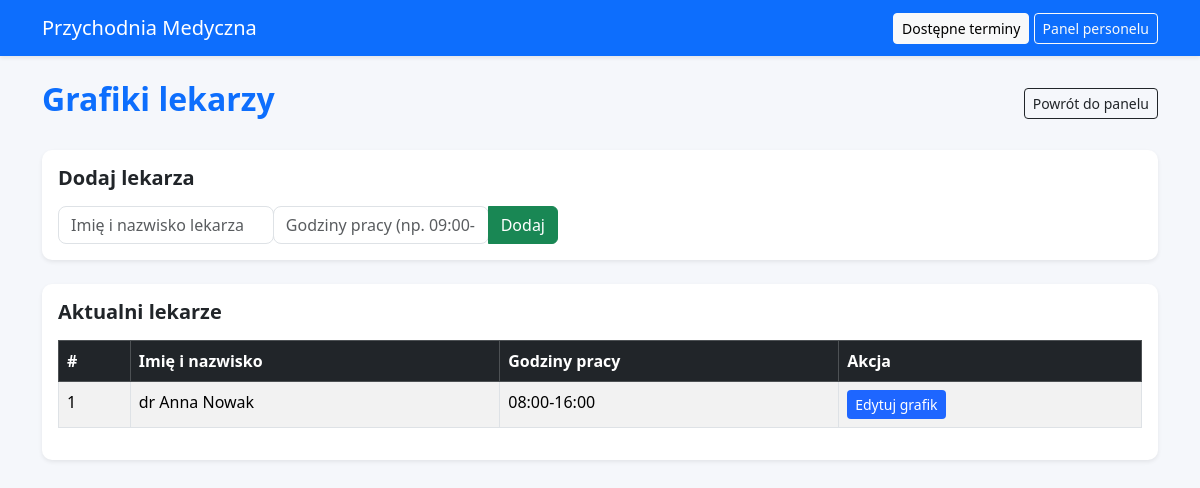
Before: /doctors (signed in) with the older database file.
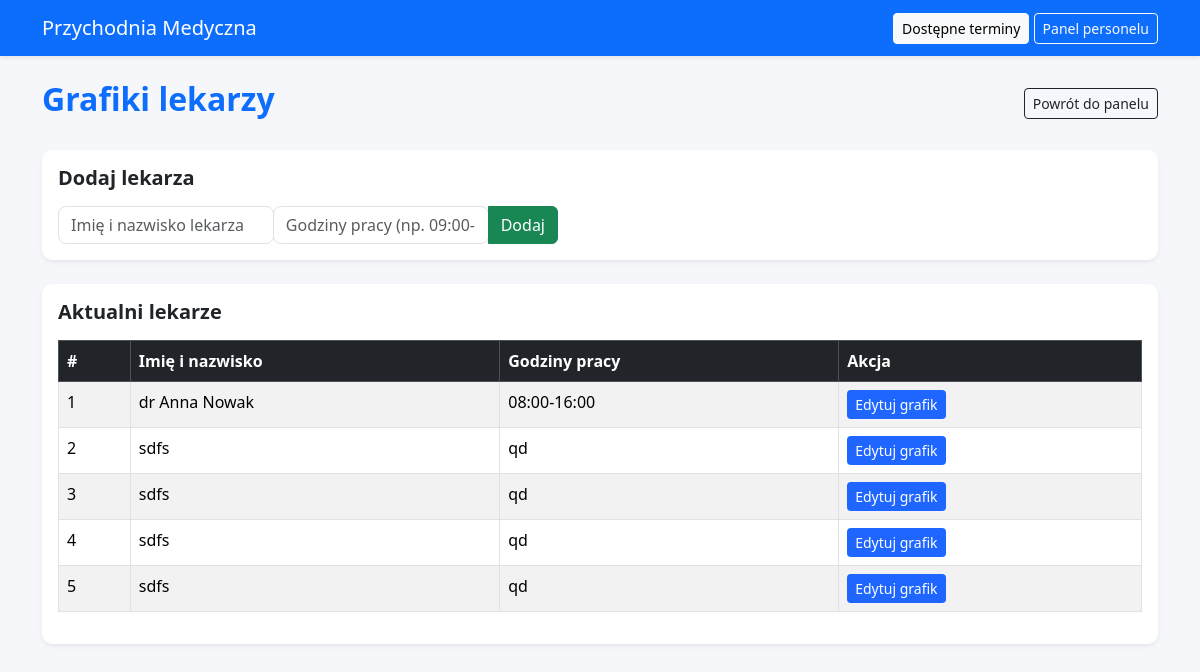
After: the same page with the newer database file.
### tables this page shows
CREATE TABLE doctors (
    id INTEGER PRIMARY KEY AUTOINCREMENT,
    name TEXT NOT NULL,
    hours TEXT
);

### app.py (the view)
    def wrapper(*args, **kwargs):
        if 'user_id' not in session:
            flash("Musisz się zalogować!", "danger")
            return redirect(url_for('login'))
        return view(*args, **kwargs)

### app.py (called while the page is built, shortened)
def login_required(view):
    def wrapper(*args, **kwargs):
        if 'user_id' not in session:
            flash("Musisz się zalogować!", "danger")
            return redirect(url_for('login'))
        return view(*args, **kwargs)
    wrapper.__name__ = view.__name__
    return wrapper

@app.route("/doctors", methods=["GET", "POST"])
@login_required
def doctors_view():
    conn = get_conn()
    doctors_db = conn.execute(
        "SELECT * FROM doctors"
    ).fetchall()
    conn.close()
    return render_template("doctors.html", doctors=doctors_db)

### database.py (called while the page is built)
def get_conn():
    conn = sqlite3.connect(DB_PATH)
    conn.row_factory = sqlite3.Row
    return conn

### templates/doctors.html
{% extends "base.html" %}
{% block content %}
<div class="d-flex justify-content-between align-items-center mb-4">
  <h2 class="fw-bold text-primary">Grafiki lekarzy</h2>
  <a href="{{ url_for('dashboard') }}" class="btn btn-outline-dark btn-sm">Powrót do panelu</a>
</div>
<div class="card p-3 mb-4 shadow-sm">
  <h5 class="fw-semibold mb-3">Dodaj lekarza</h5>
  <form method="post" action="{{ url_for('doctors') }}">
    <div class="input-group" style="max-width: 500px;">
      <input type="text" class="form-control" name="name" placeholder="Imię i nazwisko lekarza" required>
      <input type="text" class="form-control" name="hours" placeholder="Godziny pracy (np. 09:00-17:00)" required>
      <button class="btn btn-success">Dodaj</button>
    </div>
  </form>
</div>
<div class="card p-3 shadow-sm">
  <h5 class="fw-semibold mb-3">Aktualni lekarze</h5>
  <table class="table table-striped table-bordered">
    <thead class="table-dark">
      <tr>
        <th>#</th>
        <th>Imię i nazwisko</th>
        <th>Godziny pracy</th>
        <th>Akcja</th>
      </tr>
    </thead>
    <tbody>
      {% for d in doctors %}
      <tr>
        <td>{{ loop.index }}</td>
        <td>{{ d.name }}</td>
        <td>{{ d.hours }}</td>
        <td>
          <a href="{{ url_for('edit_doctor', doctor_id=d.id) }}" class="btn btn-sm btn-primary">Edytuj grafik</a>
        </td>
      </tr>
      {% endfor %}
    </tbody>
  </table>
</div>
{% endblock %}

Changed rows visible on the page:
added doctors: name "sdfs", hours "qd"
added doctors: name "sdfs", hours "qd"
added doctors: name "sdfs", hours "qd"
added doctors: name "sdfs", hours "qd"
